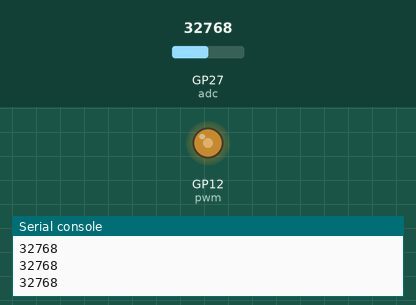
Bench run of a program on a simulated Raspberry Pi Pico running MicroPython. On the bench: output pins drawn as LEDs (lit = HIGH), the last lines printed to the serial console. The inputs (shaded band) are chosen by the test bench; at power-on: GP27 (adc) = 32768 (analog values on the 0–65535 scale).

Above: at 1.2 s.
1.3 s: GP27 (adc) set to 45874
At 1.9 s:
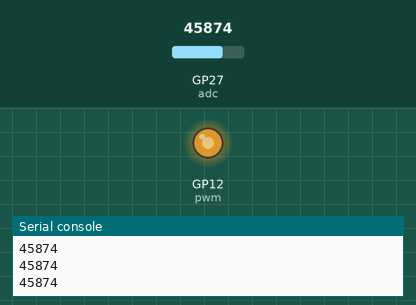
2.9 s: GP27 (adc) set to 57670
At 4.2 s:
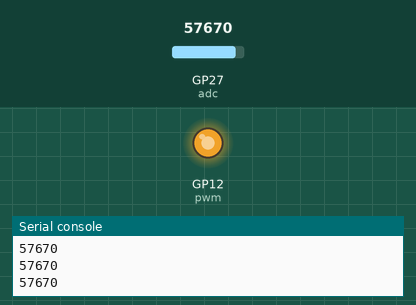
4.5 s: GP27 (adc) set to 7864
At 5.6 s:
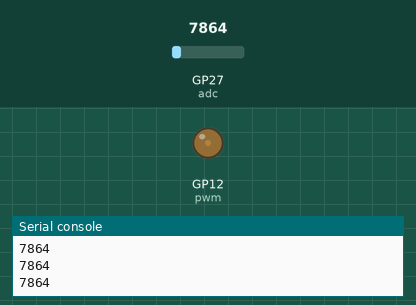
6.1 s: GP27 (adc) set to 0
At 6.9 s:
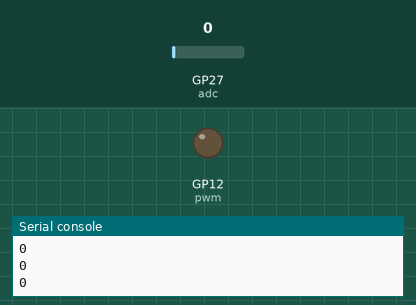
Timing chart, 0 to 8.7 s (numbered marks = the images above; inputs shaded):
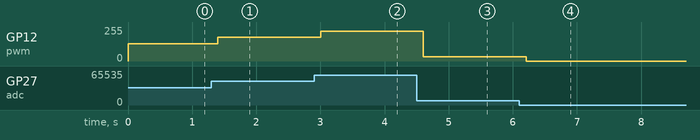

The program:

pmLED.py
```python
from machine import Pin, PWM, ADC
from time import sleep

pwm = PWM(Pin(12))

adc = ADC(Pin(27))

pwm.freq(1000)

while True:
    duty = adc.read_u16()
    print(duty)
    pwm.duty_u16(duty)
    sleep(0.2)
```

Measured:
- after the input at 1.3 s, GP12 (pwm): 128/255 → 178/255 after 0.10 s
- after the input at 2.9 s, GP12 (pwm): 178/255 → 224/255 after 0.10 s
- after the input at 4.5 s, GP12 (pwm): 224/255 → 31/255 after 0.10 s
- after the input at 6.1 s, GP12 (pwm): 31/255 → 0/255 after 0.11 s
